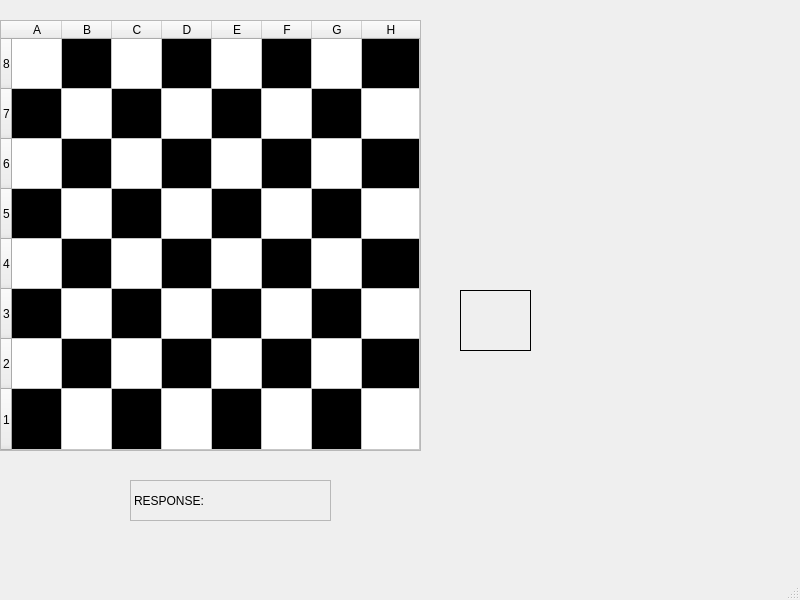
<?xml version="1.0" encoding="UTF-8"?>
<ui version="4.0">
 <class>MainWindow</class>
 <widget class="QMainWindow" name="MainWindow">
  <property name="geometry">
   <rect>
    <x>0</x>
    <y>0</y>
    <width>800</width>
    <height>600</height>
   </rect>
  </property>
  <property name="windowTitle">
   <string>MainWindow</string>
  </property>
  <widget class="QWidget" name="centralwidget">
   <widget class="QTableWidget" name="tableWidget">
    <property name="geometry">
     <rect>
      <x>0</x>
      <y>20</y>
      <width>421</width>
      <height>431</height>
     </rect>
    </property>
    <property name="sizePolicy">
     <sizepolicy hsizetype="Fixed" vsizetype="Fixed">
      <horstretch>0</horstretch>
      <verstretch>0</verstretch>
     </sizepolicy>
    </property>
    <property name="frameShape">
     <enum>QFrame::StyledPanel</enum>
    </property>
    <property name="frameShadow">
     <enum>QFrame::Plain</enum>
    </property>
    <property name="gridStyle">
     <enum>Qt::SolidLine</enum>
    </property>
    <attribute name="horizontalHeaderMinimumSectionSize">
     <number>50</number>
    </attribute>
    <attribute name="horizontalHeaderDefaultSectionSize">
     <number>50</number>
    </attribute>
    <attribute name="horizontalHeaderShowSortIndicator" stdset="0">
     <bool>true</bool>
    </attribute>
    <attribute name="horizontalHeaderStretchLastSection">
     <bool>true</bool>
    </attribute>
    <attribute name="verticalHeaderMinimumSectionSize">
     <number>50</number>
    </attribute>
    <attribute name="verticalHeaderDefaultSectionSize">
     <number>50</number>
    </attribute>
    <attribute name="verticalHeaderShowSortIndicator" stdset="0">
     <bool>false</bool>
    </attribute>
    <attribute name="verticalHeaderStretchLastSection">
     <bool>true</bool>
    </attribute>
    <row>
     <property name="text">
      <string>8</string>
     </property>
    </row>
    <row>
     <property name="text">
      <string>7</string>
     </property>
    </row>
    <row>
     <property name="text">
      <string>6</string>
     </property>
    </row>
    <row>
     <property name="text">
      <string>5</string>
     </property>
    </row>
    <row>
     <property name="text">
      <string>4</string>
     </property>
    </row>
    <row>
     <property name="text">
      <string>3</string>
     </property>
    </row>
    <row>
     <property name="text">
      <string>2</string>
     </property>
    </row>
    <row>
     <property name="text">
      <string>1</string>
     </property>
    </row>
    <column>
     <property name="text">
      <string>A</string>
     </property>
    </column>
    <column>
     <property name="text">
      <string>B</string>
     </property>
    </column>
    <column>
     <property name="text">
      <string>C</string>
     </property>
    </column>
    <column>
     <property name="text">
      <string>D</string>
     </property>
    </column>
    <column>
     <property name="text">
      <string>E</string>
     </property>
    </column>
    <column>
     <property name="text">
      <string>F</string>
     </property>
    </column>
    <column>
     <property name="text">
      <string>G</string>
     </property>
    </column>
    <column>
     <property name="text">
      <string>H</string>
     </property>
    </column>
    <item row="0" column="0">
     <property name="text">
      <string/>
     </property>
     <property name="background">
      <brush brushstyle="SolidPattern">
       <color alpha="255">
        <red>255</red>
        <green>255</green>
        <blue>255</blue>
       </color>
      </brush>
     </property>
    </item>
    <item row="0" column="1">
     <property name="text">
      <string/>
     </property>
     <property name="background">
      <brush brushstyle="SolidPattern">
       <color alpha="255">
        <red>0</red>
        <green>0</green>
        <blue>0</blue>
       </color>
      </brush>
     </property>
    </item>
    <item row="0" column="3">
     <property name="background">
      <brush brushstyle="SolidPattern">
       <color alpha="255">
        <red>0</red>
        <green>0</green>
        <blue>0</blue>
       </color>
      </brush>
     </property>
    </item>
    <item row="0" column="5">
     <property name="background">
      <brush brushstyle="SolidPattern">
       <color alpha="255">
        <red>0</red>
        <green>0</green>
        <blue>0</blue>
       </color>
      </brush>
     </property>
    </item>
    <item row="0" column="7">
     <property name="background">
      <brush brushstyle="SolidPattern">
       <color alpha="255">
        <red>0</red>
        <green>0</green>
        <blue>0</blue>
       </color>
      </brush>
     </property>
    </item>
    <item row="1" column="0">
     <property name="background">
      <brush brushstyle="SolidPattern">
       <color alpha="255">
        <red>0</red>
        <green>0</green>
        <blue>0</blue>
       </color>
      </brush>
     </property>
    </item>
    <item row="1" column="1">
     <property name="text">
      <string/>
     </property>
     <property name="background">
      <brush brushstyle="NoBrush">
       <color alpha="255">
        <red>0</red>
        <green>0</green>
        <blue>0</blue>
       </color>
      </brush>
     </property>
    </item>
    <item row="1" column="2">
     <property name="background">
      <brush brushstyle="SolidPattern">
       <color alpha="255">
        <red>0</red>
        <green>0</green>
        <blue>0</blue>
       </color>
      </brush>
     </property>
    </item>
    <item row="1" column="4">
     <property name="background">
      <brush brushstyle="SolidPattern">
       <color alpha="255">
        <red>0</red>
        <green>0</green>
        <blue>0</blue>
       </color>
      </brush>
     </property>
    </item>
    <item row="1" column="6">
     <property name="background">
      <brush brushstyle="SolidPattern">
       <color alpha="255">
        <red>0</red>
        <green>0</green>
        <blue>0</blue>
       </color>
      </brush>
     </property>
    </item>
    <item row="2" column="1">
     <property name="background">
      <brush brushstyle="SolidPattern">
       <color alpha="255">
        <red>0</red>
        <green>0</green>
        <blue>0</blue>
       </color>
      </brush>
     </property>
    </item>
    <item row="2" column="3">
     <property name="background">
      <brush brushstyle="SolidPattern">
       <color alpha="255">
        <red>0</red>
        <green>0</green>
        <blue>0</blue>
       </color>
      </brush>
     </property>
    </item>
    <item row="2" column="5">
     <property name="background">
      <brush brushstyle="SolidPattern">
       <color alpha="255">
        <red>0</red>
        <green>0</green>
        <blue>0</blue>
       </color>
      </brush>
     </property>
    </item>
    <item row="2" column="7">
     <property name="background">
      <brush brushstyle="SolidPattern">
       <color alpha="255">
        <red>0</red>
        <green>0</green>
        <blue>0</blue>
       </color>
      </brush>
     </property>
    </item>
    <item row="3" column="0">
     <property name="background">
      <brush brushstyle="SolidPattern">
       <color alpha="255">
        <red>0</red>
        <green>0</green>
        <blue>0</blue>
       </color>
      </brush>
     </property>
    </item>
    <item row="3" column="2">
     <property name="background">
      <brush brushstyle="SolidPattern">
       <color alpha="255">
        <red>0</red>
        <green>0</green>
        <blue>0</blue>
       </color>
      </brush>
     </property>
    </item>
    <item row="3" column="4">
     <property name="background">
      <brush brushstyle="SolidPattern">
       <color alpha="255">
        <red>0</red>
        <green>0</green>
        <blue>0</blue>
       </color>
      </brush>
     </property>
    </item>
    <item row="3" column="6">
     <property name="background">
      <brush brushstyle="SolidPattern">
       <color alpha="255">
        <red>0</red>
        <green>0</green>
        <blue>0</blue>
       </color>
      </brush>
     </property>
    </item>
    <item row="4" column="1">
     <property name="background">
      <brush brushstyle="SolidPattern">
       <color alpha="255">
        <red>0</red>
        <green>0</green>
        <blue>0</blue>
       </color>
      </brush>
     </property>
    </item>
    <item row="4" column="3">
     <property name="background">
      <brush brushstyle="SolidPattern">
       <color alpha="255">
        <red>0</red>
        <green>0</green>
        <blue>0</blue>
       </color>
      </brush>
     </property>
    </item>
    <item row="4" column="5">
     <property name="background">
      <brush brushstyle="SolidPattern">
       <color alpha="255">
        <red>0</red>
        <green>0</green>
        <blue>0</blue>
       </color>
      </brush>
     </property>
    </item>
    <item row="4" column="7">
     <property name="background">
      <brush brushstyle="SolidPattern">
       <color alpha="255">
        <red>0</red>
        <green>0</green>
        <blue>0</blue>
       </color>
      </brush>
     </property>
    </item>
    <item row="5" column="0">
     <property name="background">
      <brush brushstyle="SolidPattern">
       <color alpha="255">
        <red>0</red>
        <green>0</green>
        <blue>0</blue>
       </color>
      </brush>
     </property>
    </item>
    <item row="5" column="2">
     <property name="text">
      <string/>
     </property>
     <property name="background">
      <brush brushstyle="SolidPattern">
       <color alpha="255">
        <red>0</red>
        <green>0</green>
        <blue>0</blue>
       </color>
      </brush>
     </property>
    </item>
    <item row="5" column="4">
     <property name="background">
      <brush brushstyle="SolidPattern">
       <color alpha="255">
        <red>0</red>
        <green>0</green>
        <blue>0</blue>
       </color>
      </brush>
     </property>
    </item>
    <item row="5" column="6">
     <property name="background">
      <brush brushstyle="SolidPattern">
       <color alpha="255">
        <red>0</red>
        <green>0</green>
        <blue>0</blue>
       </color>
      </brush>
     </property>
    </item>
    <item row="6" column="1">
     <property name="background">
      <brush brushstyle="SolidPattern">
       <color alpha="255">
        <red>0</red>
        <green>0</green>
        <blue>0</blue>
       </color>
      </brush>
     </property>
    </item>
    <item row="6" column="3">
     <property name="background">
      <brush brushstyle="SolidPattern">
       <color alpha="255">
        <red>0</red>
        <green>0</green>
        <blue>0</blue>
       </color>
      </brush>
     </property>
    </item>
    <item row="6" column="5">
     <property name="background">
      <brush brushstyle="SolidPattern">
       <color alpha="255">
        <red>0</red>
        <green>0</green>
        <blue>0</blue>
       </color>
      </brush>
     </property>
    </item>
    <item row="6" column="7">
     <property name="background">
      <brush brushstyle="SolidPattern">
       <color alpha="255">
        <red>0</red>
        <green>0</green>
        <blue>0</blue>
       </color>
      </brush>
     </property>
    </item>
    <item row="7" column="0">
     <property name="background">
      <brush brushstyle="SolidPattern">
       <color alpha="255">
        <red>0</red>
        <green>0</green>
        <blue>0</blue>
       </color>
      </brush>
     </property>
     <property name="foreground">
      <brush brushstyle="NoBrush">
       <color alpha="255">
        <red>0</red>
        <green>0</green>
        <blue>0</blue>
       </color>
      </brush>
     </property>
    </item>
    <item row="7" column="2">
     <property name="background">
      <brush brushstyle="SolidPattern">
       <color alpha="255">
        <red>0</red>
        <green>0</green>
        <blue>0</blue>
       </color>
      </brush>
     </property>
    </item>
    <item row="7" column="4">
     <property name="background">
      <brush brushstyle="SolidPattern">
       <color alpha="255">
        <red>0</red>
        <green>0</green>
        <blue>0</blue>
       </color>
      </brush>
     </property>
    </item>
    <item row="7" column="6">
     <property name="background">
      <brush brushstyle="SolidPattern">
       <color alpha="255">
        <red>0</red>
        <green>0</green>
        <blue>0</blue>
       </color>
      </brush>
     </property>
    </item>
   </widget>
   <widget class="QLabel" name="label">
    <property name="geometry">
     <rect>
      <x>130</x>
      <y>480</y>
      <width>201</width>
      <height>41</height>
     </rect>
    </property>
    <property name="frameShape">
     <enum>QFrame::StyledPanel</enum>
    </property>
    <property name="text">
     <string>RESPONSE:</string>
    </property>
   </widget>
   <widget class="QLabel" name="label_2">
    <property name="geometry">
     <rect>
      <x>460</x>
      <y>290</y>
      <width>71</width>
      <height>61</height>
     </rect>
    </property>
    <property name="frameShape">
     <enum>QFrame::Box</enum>
    </property>
    <property name="text">
     <string/>
    </property>
   </widget>
  </widget>
  <widget class="QMenuBar" name="menubar">
   <property name="geometry">
    <rect>
     <x>0</x>
     <y>0</y>
     <width>800</width>
     <height>21</height>
    </rect>
   </property>
  </widget>
  <widget class="QStatusBar" name="statusbar"/>
 </widget>
 <resources/>
 <connections/>
</ui>
